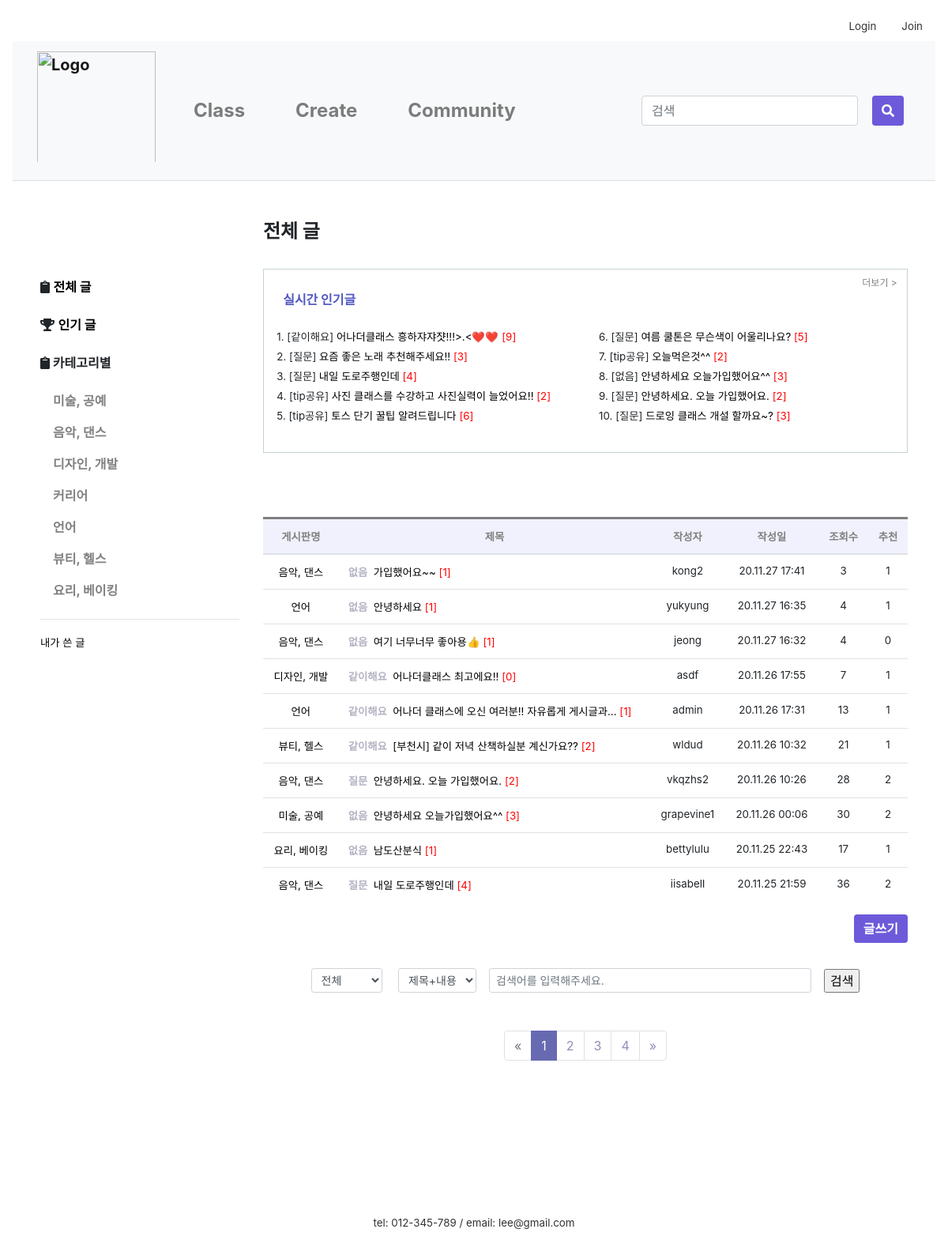
/community/, run on the app's committed database.
### firstApp/models.py (models this page shows, shortened)
class Category(models.Model):
    name = models.CharField(max_length=20)
    def __str__(self):
        return self.name

class Post(models.Model):
    author = models.ForeignKey(settings.AUTH_USER_MODEL, on_delete=models.CASCADE, default=1)
    category = models.ForeignKey('firstApp.Category', on_delete=models.CASCADE, default=2)
    bullet = models.ForeignKey('firstApp.Bullet', on_delete=models.CASCADE, default=1)
    title = models.CharField(max_length=60)
    text = RichTextUploadingField()
    created_date = models.DateTimeField(default=timezone.now)
    published_date = models.DateTimeField(blank=True, null=True)
    views = models.PositiveIntegerField(default=0)
    recommendations = models.PositiveIntegerField(default=0)
    recommend_user = models.ManyToManyField(settings.AUTH_USER_MODEL, related_name='recommend_post')
    no_recommendations = models.PositiveIntegerField(default=0)
    no_recommend_user = models.ManyToManyField(settings.AUTH_USER_MODEL, related_name='no_recommend_post')
    class Meta:
        ordering = ['-id']

class Bullet(models.Model):
    name = models.CharField(max_length=20)
    def __str__(self):
        return self.name

### firstApp/views.py (the view, shortened to what this page needs)
# urls.py: path('community/', views.community, name='community'),
def community(request):
    if request.user is None:
        redirect('login')
    else:
        b = request.GET.get('b', '')
        c = request.GET.get('c', '')
        k = request.GET.get('k', '')
        cateId = request.GET.get('cateId', '')  # url의 쿼리스트링을 가져온다. 없는 경우 공백을 리턴한다
        cate_list = Category.objects.all()
        bullet_list = Bullet.objects.all()
        best = ''
        if cateId == '':
            post_list = Post.objects.all()
            cateName = '전체 글'
            best = Post.objects.order_by('-views', '-recommendations')
        else:
            post_list = Post.objects.filter(category=cateId)
            cateName = get_object_or_404(Category, pk=cateId).name
        page = request.GET.get('page', 1)
        paginator = Paginator(post_list, 10)
        try:
            posts = paginator.page(page)
        except PageNotAnInteger:
            posts = paginator.page(1)
        except EmptyPage:
            posts = paginator.page(paginator.num_pages)
        return render(request, 'firstApp/community.html', {
            'posts': posts, 'cate_list': cate_list, 'cateName': cateName,
            'cateId': cateId, 'bullets': bullet_list, 'b': b, 'c': c, 'k': k, 'page': page, 'best': best})

### firstApp/templates/firstApp/community.html (shortened to what this page needs)
{% extends 'firstApp/base.html'%}
{% load static %}
{% block content %}
<link href="{% static 'css/paginate.css' %}" rel="stylesheet">
<link href="{% static 'css/community.css' %}" rel="stylesheet">
<div id="main">
    <div class="container">
        <div class="row">
            <div class="col-sm-3">
                <br><br><br>
                <div class="web_sidebar">
                    <ul>
                        <li><i class="fas fa-clipboard"></i>
                            <a class="a_underline font-weight-bolder" href="{% url 'community' %}">전체 글</a>
                        </li>
                        <br>
                        <li><i class="fas fa-trophy"></i>
                            <a class="a_underline font-weight-bolder" href="{% url 'bestPost' %}">인기 글</a>
                        </li>
                        <br>
                        <p class="font-weight-bolder"><i class="fas fa-clipboard"></i> 카테고리별</p>
                        <ul class="nav flex-column">
                            {% for category in cate_list %}
                            <li>
                                <a class="nav-link community-nav-link font-weight-bold"
                                   href="/community/?cateId={{category.pk}}">
                                    {{category.name}}
                                </a>
                            </li>
                            {% endfor %}
                        </ul>
                        <hr>
                        <li><a class="a_underline lighter" href="{% url 'myPost' %}">내가 쓴 글</a></li>
                    </ul>
                </div>
            </div>
            <div class="col-sm-9 post_list" style="margin:0;">
                <h4 style="font-weight:bold;">{{cateName}}</h4>
                <br>
                <div class="blog-post-area">
                    {% if best %}
                    <div class="container upper_box">
                        <div class="text-right lighter" style="font-size:9pt;">
                            <a class="a_underline" href="{% url 'bestPost' %}" style="color:gray;">더보기 ></a>
                        </div>
                        <div class="row"
                             style="margin:0 0 2% 0; padding:0 1% 1% 1%; font-weight:bold; color:#5157C0">
                            실시간 인기글
                        </div>
                        <div class="row lighter">
                            <div class="col">
                                <ul>
                                    {% for post in best|slice:":5"%}
                                    <li style="line-height:25px;">
                                        {{forloop.counter}}.
                                        [{{ post.bullet }}]
                                        <a class="a_underline"
                                           href="{% url 'post_detail' post.pk %}?cateId={{cateId}}&page={{page}}">
                                            {{ post.title|truncatechars:40 }}
                                            <span class="lighter"
                                                  style="color:red;">[{{ post.comments.count|add:post.ccomments.count }}]</span>
                                        </a>
                                    </li>
                                    {% endfor %}
                                </ul>
                            </div>
                            <div class="col">
                                <ul>
                                    {% for post in best|slice:"5:10"%}
                                    <li style="line-height:25px;">
                                        {{forloop.counter|add:"5"}}.
                                        [{{ post.bullet }}]
                                        <a class="a_underline"
                                           href="{% url 'post_detail' post.pk %}?cateId={{cateId}}&page={{page}}">
                                            {{ post.title|truncatechars:20 }}
                                            <span class="lighter"
                                                  style="color:red;">[{{ post.comments.count|add:post.ccomments.count }}]</span>
                                        </a>
                                    </li>
                                    {% endfor %}
                                </ul>
                            </div>
                        </div>
                    </div>
                    {% endif %}
                    <table class="table" style="border-top-style:solid;">
                        <thead>
                        <tr class="lighter text-center">
                            <th class="col1">게시판명</th>
                            <th class="col2">제목</th>
                            <th class="col3">작성자</th>
                            <th class="col4">작성일</th>
                            <th class="col5">조회수</th>
                            <th class="col6">추천</th>
                        </tr>
                        </thead>
                        {% for post in posts %}
                        <tr>
                            <td class="lighter text-center col1">
                                <a class="a_underline"
                                   href="{% url 'community'%}?cateId={{post.category.pk}}">
                                    {{ post.category }}
                                </a>
                            </td>
                            <td class="lighter col2">
                                <span style="color:#B3B2C3; font-weight:bold;">{{ post.bullet }}</span>&nbsp;
                                <a class="a_underline"
                                   href="{% url 'post_detail' post.pk %}?cateId={{cateId}}&page={{page}}">
                                    {{ post.title|truncatechars:30}}
                                </a>
                                <span class="lighter" style="color:red;">[{{ post.comments.count|add:post.ccomments.count }}]</span>
                            </td>
                            <td class="lighter text-center col3">{{post.author}}</td>
                            <td class="lighter text-center col4">{{post.created_date|date:'y.m.d H:i'}}</td>
                            <td class="lighter text-center col5">{{post.views}}</td>
                            <td class="lighter text-center col6">{{post.recommendations}}</td>
                        </tr>
                        {% empty %}
                        <tr>
                            <td colspan="6"><p class="text-center" style="padding:20%">해당 게시물은 존재하지
                                않습니다.</p>
                            </td>
                        </tr>
                        {% endfor %}
                    </table>
                    {% if cateId != "0" %}
                    <div align="right">
                        <div id="btn">
                            <a href="/createpost">
                                <input class="btn btn-primary font-weight-bolder" type="button" value="글쓰기">
                            </a>
                        </div>
                    </div>
                    {% endif %}
                </div>
                {% if cateId != "0"%}
                <div class="community_search_bar">
                    <form action=""
                          class="form-inline d-flex justify-content-center md-form form-sm active-cyan-2 mt-2"
                          method="get">
                        <div class="search_criteria text-center">
                            <select class="form-control form-control-sm mr-3 w-15 select_b" name="b">
                                <option value="">전체</option>
                            </select>
                            <select class="form-control form-control-sm mr-3 w-15 select_c" name="c">
                                <option value="1">제목+내용</option>
                            </select>
                        </div>
                        <input aria-label="Search" class="form-control form-control-sm mr-3 w-50 search_k"
                               name="k"
                               placeholder="검색어를 입력해주세요." type="text" value="{{ k }}">
                        <span class="community_search_icon">
							<input type="submit" value="검색">
						</span>
                    </form>
                </div>
                {% else %}
                <br><br>
                {% endif %}
                {% if posts.has_other_pages %}
                <nav aria-label="Page navigation example">
                    <ul class="pagination justify-content-center">
                        {% if posts.has_previous %}
                        <li class="page-item">
                            <a aria-label="Previous"
                               class="page-link"
                               href="?cateId={{cateId}}&c={{c}}&k={{k}}&page={{ posts.previous_page_number }}">
                                <span aria-hidden="true">&laquo;</span>
                                <span class="sr-only">Previous</span>
                            </a>
                        </li>
                        {% else %}
                        <li class="page-item disabled"><a class="page-link">
                            <span>&laquo;</span></a></li>
                        {% endif %}
                        {% for i in posts.paginator.page_range %}
                        {% if posts.number == i %}
                        <li class="page-item active">
                            <a class="page-link" href="#">{{ i }}</a>
                        </li>
                        {% else %}
                        <li class="page-item"><a class="page-link"
                                                 href="?cateId={{cateId}}&c={{c}}&k={{k}}&page={{ i }}">{{ i }}</a></li>
                        {% endif %}
                        {% endfor %}
                        {% if posts.has_next %}
                        <li class="page-item">
                            <a aria-label="Next"
                               class="page-link"
                               href="?cateId={{cateId}}&c={{c}}&k={{k}}&page={{ posts.next_page_number }}">
                                <span aria-hidden="true">&raquo;</span>
                            </a>
                        </li>
                        {% else %}
                        <li class="page-item disabled">
                            <a class="page-link">
                                <span>&raquo;</span>
                            </a>
                        </li>
                        {% endif %}
                    </ul>
                </nav>
                {% endif %}
            </div>
        </div>
    </div>
</div>
{% endblock content %}

### firstApp/static/css/base.css (style rules this page uses)
.btn-primary, .btn-primary:active, .btn-primary:visited { background-color:#6C5ADA !important; border:none !important; color:white !important; }
.a_underline { color:black; }

### firstApp/static/css/navbar_custom.css (style rules this page uses)
a { color:#333; }

### firstApp/static/css/paginate.css (style rules this page uses)
.pagination > .active > a { color: white; background-color: #676AB1 !important; border: solid 1px #676AB1 !important }

### firstApp/static/css/community.css (style rules this page uses)
ul { list-style:none; padding-left:0 }
th { color:gray; background-color:#f0f1fc; }
.upper_box { border: #C6D2D3 0.05px solid; padding:1% 1.5% 2% 2% ; margin-bottom:10%; }
.lighter { font-size:10pt; }
.community-nav-link,.community_nav-link:visited { color:gray !important; }
.community_search_bar { margin-top:2rem; margin-bottom:3rem; }
.community_search_icon { color:#918FB7; }
#main { transition: margin-left .5s; padding: 20px; }

### data on the page
Category: name "미술, 공예"
Category: name "음악, 댄스"
Category: name "디자인, 개발"
Category: name "커리어"
Category: name "언어"
Category: name "뷰티, 헬스"
Category: name "요리, 베이킹"
Post: bullet "같이해요", title "어나더클래스 흥하쟈쟈쟛!!!>.<❤️❤️", comments.count|add "9"
Post: bullet "질문", title "요즘 좋은 노래 추천해주세요!!", comments.count|add "3"
Post: bullet "질문", title "내일 도로주행인데", comments.count|add "4", category "음악, 댄스", author "iisabell", created_date "20.11.25 21:59", views "36", recommendations "2"
Post: bullet "tip공유", title "사진 클래스를 수강하고 사진실력이 늘었어요!!", comments.count|add "2"
Post: bullet "tip공유", title "토스 단기 꿀팁 알려드립니다", comments.count|add "6"
Post: bullet "질문", title "여름 쿨톤은 무슨색이 어울리나요?", comments.count|add "5"
Post: bullet "tip공유", title "오늘먹은것^^", comments.count|add "2"
Post: bullet "없음", title "안녕하세요 오늘가입했어요^^", comments.count|add "3", category "미술, 공예", author "grapevine1", created_date "20.11.26 00:06", views "30", recommendations "2"
Post: bullet "질문", title "안녕하세요. 오늘 가입했어요.", comments.count|add "2", category "음악, 댄스", author "vkqzhs2", created_date "20.11.26 10:26", views "28", recommendations "2"
Post: bullet "질문", title "드로잉 클래스 개설 할까요~?", comments.count|add "3"
Post: category "음악, 댄스", bullet "없음", title "가입했어요~~", comments.count|add "1", author "kong2", created_date "20.11.27 17:41", views "3", recommendations "1"
Post: category "언어", bullet "없음", title "안녕하세요", comments.count|add "1", author "yukyung", created_date "20.11.27 16:35", views "4", recommendations "1"
Post: category "음악, 댄스", bullet "없음", title "여기 너무너무 좋아용👍", comments.count|add "1", author "jeong", created_date "20.11.27 16:32", views "4", recommendations "0"
Post: category "디자인, 개발", bullet "같이해요", title "어나더클래스 최고에요!!", comments.count|add "0", author "asdf", created_date "20.11.26 17:55", views "7", recommendations "1"
Post: category "언어", bullet "같이해요", title "어나더 클래스에 오신 여러분!! 자유롭게 게시글과...", comments.count|add "1", author "admin", created_date "20.11.26 17:31", views "13", recommendations "1"
Post: category "뷰티, 헬스", bullet "같이해요", title "[부천시] 같이 저녁 산책하실분 계신가요??", comments.count|add "2", author "wldud", created_date "20.11.26 10:32", views "21", recommendations "1"
Post: category "요리, 베이킹", bullet "없음", title "남도산분식", comments.count|add "1", author "bettylulu", created_date "20.11.25 22:43", views "17", recommendations "1"

### other printed values
{{ cateName }} "전체 글"
{{ i }} "1"
{{ i }} "2" "3" "4"
